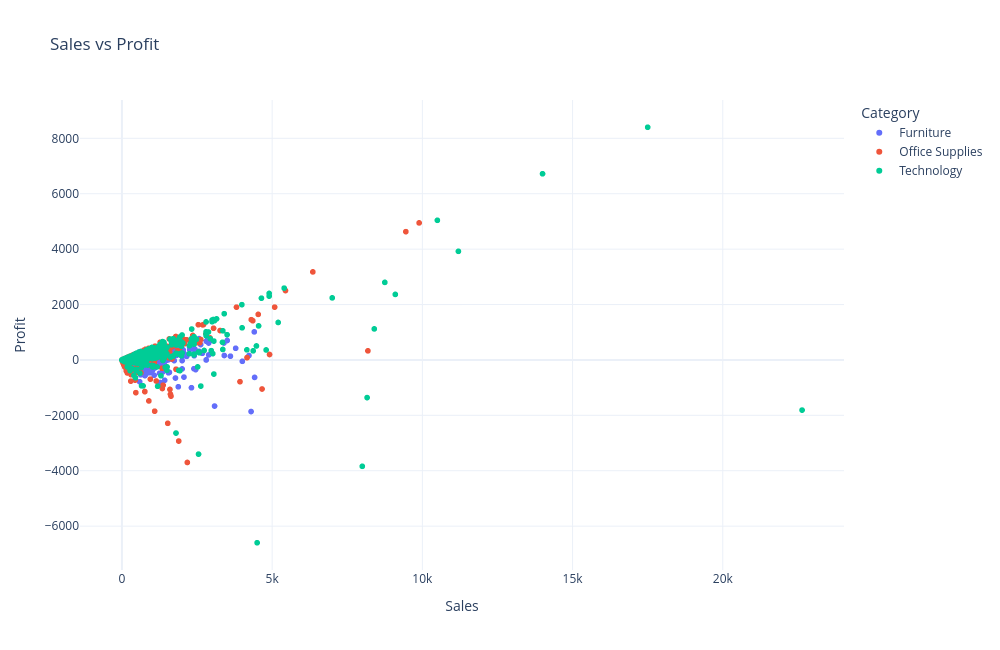

Here is the notebook cell this chart was saved with:
### Code cell
# plotly
fig = px.scatter( df,    x="Sales",    y="Profit",    color="Category",    hover_data=["Customer Name", "Sub-Category", "Region"],    title="Sales vs Profit")
fig.update_layout(  template="plotly_white",   width=1000,   height=650)
fig.show();

### Figure 1 — Plotly figure (JSON) as saved in the notebook; plotly's stock layout.template omitted (floating-point values rounded to 4 significant figures; data arrays with more than 128 entries replaced by an {"elided": "..."} marker saying what was removed)
{"data": [{"customdata": {"elided": "2121x3 str values"}, "hovertemplate": "Category=Furniture<br>Sales=%{x}<br>Profit=%{y}<br>Customer Name=%{customdata[0]}<br>Sub-Category=%{customdata[1]}<br>Region=%{customdata[2]}<extra></extra>", "legendgroup": "Furniture", "marker": {"color": "#636efa", "symbol": "circle"}, "mode": "markers", "name": "Furniture", "showlegend": true, "type": "scattergl", "x": {"elided": "2121 float values"}, "xaxis": "x", "y": {"elided": "2121 float values"}, "yaxis": "y"}, {"customdata": {"elided": "6026x3 str values"}, "hovertemplate": "Category=Office Supplies<br>Sales=%{x}<br>Profit=%{y}<br>Customer Name=%{customdata[0]}<br>Sub-Category=%{customdata[1]}<br>Region=%{customdata[2]}<extra></extra>", "legendgroup": "Office Supplies", "marker": {"color": "#EF553B", "symbol": "circle"}, "mode": "markers", "name": "Office Supplies", "showlegend": true, "type": "scattergl", "x": {"elided": "6026 float values"}, "xaxis": "x", "y": {"elided": "6026 float values"}, "yaxis": "y"}, {"customdata": {"elided": "1847x3 str values"}, "hovertemplate": "Category=Technology<br>Sales=%{x}<br>Profit=%{y}<br>Customer Name=%{customdata[0]}<br>Sub-Category=%{customdata[1]}<br>Region=%{customdata[2]}<extra></extra>", "legendgroup": "Technology", "marker": {"color": "#00cc96", "symbol": "circle"}, "mode": "markers", "name": "Technology", "showlegend": true, "type": "scattergl", "x": {"elided": "1847 float values"}, "xaxis": "x", "y": {"elided": "1847 float values"}, "yaxis": "y"}], "layout": {"height": 650, "legend": {"title": {"text": "Category"}, "tracegroupgap": 0}, "title": {"text": "Sales vs Profit"}, "width": 1000, "xaxis": {"anchor": "y", "domain": [0, 1], "title": {"text": "Sales"}}, "yaxis": {"anchor": "x", "domain": [0, 1], "title": {"text": "Profit"}}}}
